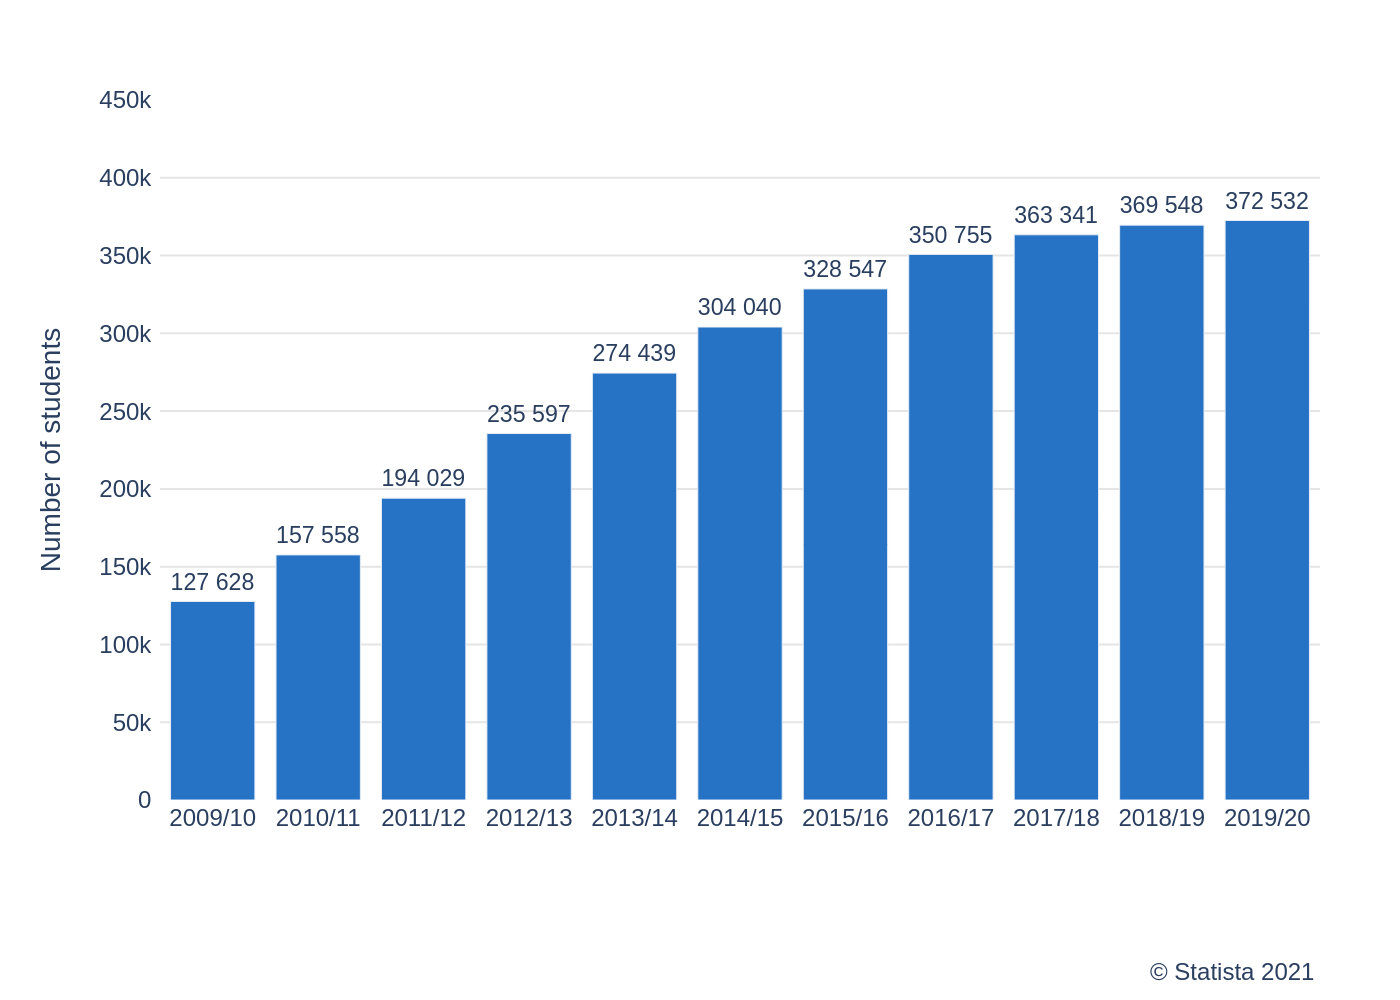

Here is the Python script that generated this plot:
import sys
import json
import plotly.graph_objects as go

# Check if the JSON file path is provided as a command-line argument
if len(sys.argv) != 2:
    print("Usage: python create_chart.py <path_to_json_file>")
    sys.exit(1)

json_path = sys.argv[1]

# Read the JSON data from the file
try:
    with open(json_path, 'r', encoding='utf-8') as f:
        chart_info = json.load(f)
except FileNotFoundError:
    print(f"Error: JSON file not found at {json_path}")
    sys.exit(1)
except json.JSONDecodeError:
    print(f"Error: Could not decode JSON from {json_path}")
    sys.exit(1)

# Extract data and text from the JSON structure
data = chart_info.get('chart_data', [])
texts = chart_info.get('texts', {})
colors = chart_info.get('colors', [])

# Prepare data for Plotly
x_values = [item['x'] for item in data]
y_values = [item['y'] for item in data]

# Create the figure
fig = go.Figure()

# Add the bar trace
fig.add_trace(go.Bar(
    x=x_values,
    y=y_values,
    marker_color=colors[0] if colors else None,
    text=[f'{val:,}'.replace(',', ' ') for val in y_values],
    textposition='outside',
    texttemplate='%{text}',
    cliponaxis=False
))

# Combine title and subtitle
title_text = texts.get('title') or ''
subtitle_text = texts.get('subtitle') or ''
if title_text and subtitle_text:
    full_title = f"{title_text}<br><sub>{subtitle_text}</sub>"
else:
    full_title = title_text or subtitle_text

# Update layout
fig.update_layout(
    title=dict(
        text=full_title,
        x=0.05,
        xanchor='left'
    ),
    yaxis_title=texts.get('y_axis_title'),
    xaxis_title=texts.get('x_axis_title'),
    font=dict(family="Arial", size=12),
    plot_bgcolor='white',
    yaxis=dict(
        showgrid=True,
        gridcolor='#E5E5E5',
        range=[0, 450000],
        dtick=50000,
        separatethousands=True,
        ticksuffix=" " # Adds a small space to prevent label clipping
    ),
    xaxis=dict(showgrid=False),
    showlegend=False,
    margin=dict(l=80, r=40, t=50, b=100),
    annotations=[
        dict(
            text=texts.get('source', ''),
            showarrow=False,
            xref='paper',
            yref='paper',
            x=1.0,
            y=-0.22,
            xanchor='right',
            yanchor='top',
            font=dict(size=12)
        )
    ]
)

# Generate the output filename from the input JSON path
output_filename = json_path.rsplit('.', 1)[0] + '.png'

# Save the figure as a PNG image
fig.write_image(output_filename, scale=2)

print(f"Chart saved to {output_filename}")
